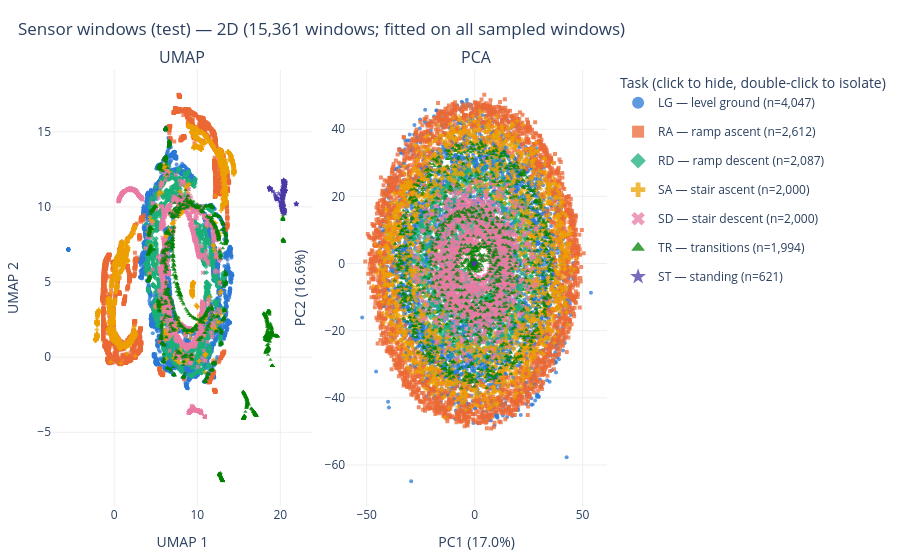
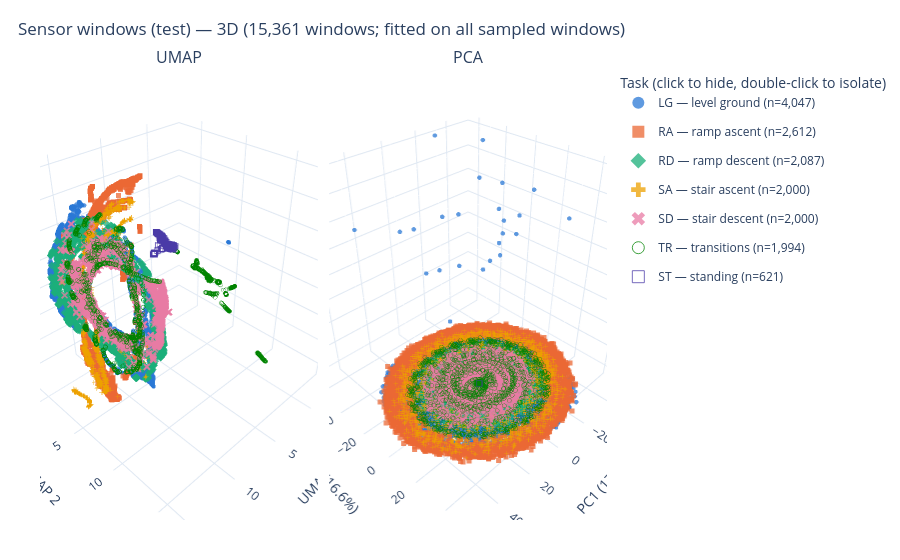

Notebook source saved alongside these figures, in order:
### Markdown cell above
## What is embedded

- Source: the mode-complete set `data/processed_all/AE_GAN` (all seven tasks in one split, the same
  windows the LOTO runs score). `SPLIT` defaults to the test participants; `train` and `val` also work
  but take longer to read.
- Each window is 16 channels × 200 samples, standardized with that set's scaler (fitted on LG/RA/RD
  training windows only, so scaling does not depend on which task is held out), then flattened to
  3,200 values.
- A stratified sample of at most `MAX_POINTS` windows is drawn; standing (621 test windows) and
  transitions keep every window. The sample is reduced to 50 principal components (the standard UMAP
  preprocessing) and UMAP is fitted on all sampled windows, since there is no reference/other split here.
  The PCA panel shows the first of those components, labelled with their share of the raw window variance.

$$x\in\mathbb R^{16\times 200}\;\xrightarrow{\text{standardize, flatten}}\;\mathbb R^{3200}
\;\xrightarrow{\text{PCA}}\;\mathbb R^{50}\;\xrightarrow{\text{UMAP}}\;\mathbb R^{2}\text{ or }\mathbb R^{3}.$$

**Three projections of the same rows.** `umap` is nonlinear and neighbourhood-preserving:
distances, cluster areas and gaps are not measurements. `pca` is linear, fitted on the same
reference rows, and its axis labels carry the explained variance. `latent` is two or three raw
latent coordinates with no transformation at all: the only view in which a distance is a true
latent distance, at the price of showing 2-3 of 32 dimensions (`LATENT_DIMS = None` picks the
highest-variance ones on the reference rows; give a tuple such as `(0, 8, 16)` to choose).

**Layout.** In 2-D and in 3-D the projections are side-by-side panels of one figure (the VAE's
view buttons switch all panels together). Every 3-D panel is a WebGL scene, browsers allow only
about 8-16 live WebGL contexts per page, and JupyterLab is one page for every open notebook: a
three-panel 3-D figure costs three. If a 3-D panel ever shows its legend but a blank scene, close
the other notebook tabs and reload the page. 2-D maps are SVG and never hit that cap.

**How to move around (Plotly):** scroll to zoom, drag to pan (2-D) or rotate (3-D; right-drag
pans), double-click to reset. Click a task in the legend to hide it in every panel; double-click
a task to isolate it. Hover shows the participant and trial. `VIEW_DIMS` selects `(2,)`, `(3,)`
or `(2, 3)`; `PROJECTIONS` selects which projections appear. With `SAVE_HTML = True` each figure
is also written as a standalone page under `notebooks/sci_rob/model_exploration/interactive/` (ignored
by git) for full-screen browsing.

Every task keeps **one fixed colour and marker symbol**, whatever role a protocol assigns it.
UMAP embeddings are cached under `.cache/`; delete that folder to recompute.

### Code cell
from _umap_exploration import sensor_windows, feature_views, task_counts, TASK_COLORS
SPLIT = 'test'               # 'train', 'val' or 'test' participants
VIEW_DIMS = (2, 3)           # (2,), (3,) or (2, 3)
PROJECTIONS = ('umap', 'pca')  # no latent space here: raw windows have 3,200 coordinates
MAX_POINTS = 12_000          # stratified sample of windows; small tasks keep every window
VIEW_SEED = 0
SAVE_HTML = True             # standalone copies under notebooks/sci_rob/model_exploration/interactive/
windows = sensor_windows(SPLIT, max_points=MAX_POINTS, seed=VIEW_SEED)
print(f"{len(windows['meta']):,} of the {SPLIT} windows sampled; 50 PCs keep "
      f"{windows['explained']:.1%} of the variance of the flattened windows.")
display(task_counts(windows['meta']))
all_task_views = feature_views(windows['features'], windows['meta'], np.arange(len(windows['meta'])),
                               dims=VIEW_DIMS, projections=PROJECTIONS, title=f'Sensor windows ({SPLIT})',
                               cache_key=f'sensor_{SPLIT}', seed=VIEW_SEED, max_points=None,
                               save_html=SAVE_HTML, fitted_on='all sampled windows',
                               pca_variance_scale=windows['explained'])

### Figure 1 — Plotly figure (JSON) as saved in the notebook; plotly's stock layout.template omitted (floating-point values rounded to 4 significant figures; data arrays with more than 128 entries replaced by an {"elided": "..."} marker saying what was removed)
{"data": [{"hovertemplate": "%{text}<extra>LG — level ground (n=4,047)</extra>", "legendgroup": "LG", "marker": {"color": "#2a78d6", "line": {"width": 0}, "opacity": 0.75, "size": 4, "symbol": "circle"}, "mode": "markers", "name": "LG — level ground (n=4,047)", "showlegend": true, "text": {"elided": "4047 str values"}, "type": "scatter", "visible": true, "x": {"elided": "4047 float values"}, "xaxis": "x", "y": {"elided": "4047 float values"}, "yaxis": "y"}, {"hovertemplate": "%{text}<extra>RA — ramp ascent (n=2,612)</extra>", "legendgroup": "RA", "marker": {"color": "#eb6834", "line": {"width": 0}, "opacity": 0.75, "size": 4, "symbol": "square"}, "mode": "markers", "name": "RA — ramp ascent (n=2,612)", "showlegend": true, "text": {"elided": "2612 str values"}, "type": "scatter", "visible": true, "x": {"elided": "2612 float values"}, "xaxis": "x", "y": {"elided": "2612 float values"}, "yaxis": "y"}, {"hovertemplate": "%{text}<extra>RD — ramp descent (n=2,087)</extra>", "legendgroup": "RD", "marker": {"color": "#1baf7a", "line": {"width": 0}, "opacity": 0.75, "size": 4, "symbol": "diamond"}, "mode": "markers", "name": "RD — ramp descent (n=2,087)", "showlegend": true, "text": {"elided": "2087 str values"}, "type": "scatter", "visible": true, "x": {"elided": "2087 float values"}, "xaxis": "x", "y": {"elided": "2087 float values"}, "yaxis": "y"}, {"hovertemplate": "%{text}<extra>SA — stair ascent (n=2,000)</extra>", "legendgroup": "SA", "marker": {"color": "#eda100", "line": {"width": 0}, "opacity": 0.75, "size": 4, "symbol": "cross"}, "mode": "markers", "name": "SA — stair ascent (n=2,000)", "showlegend": true, "text": {"elided": "2000 str values"}, "type": "scatter", "visible": true, "x": {"elided": "2000 float values"}, "xaxis": "x", "y": {"elided": "2000 float values"}, "yaxis": "y"}, {"hovertemplate": "%{text}<extra>SD — stair descent (n=2,000)</extra>", "legendgroup": "SD", "marker": {"color": "#e87ba4", "line": {"width": 0}, "opacity": 0.75, "size": 4, "symbol": "x"}, "mode": "markers", "name": "SD — stair descent (n=2,000)", "showlegend": true, "text": {"elided": "2000 str values"}, "type": "scatter", "visible": true, "x": {"elided": "2000 float values"}, "xaxis": "x", "y": {"elided": "2000 float values"}, "yaxis": "y"}, {"hovertemplate": "%{text}<extra>TR — transitions (n=1,994)</extra>", "legendgroup": "TR", "marker": {"color": "#008300", "line": {"width": 0}, "opacity": 0.75, "size": 4, "symbol": "triangle-up"}, "mode": "markers", "name": "TR — transitions (n=1,994)", "showlegend": true, "text": {"elided": "1994 str values"}, "type": "scatter", "visible": true, "x": {"elided": "1994 float values"}, "xaxis": "x", "y": {"elided": "1994 float values"}, "yaxis": "y"}, {"hovertemplate": "%{text}<extra>ST — standing (n=621)</extra>", "legendgroup": "ST", "marker": {"color": "#4a3aa7", "line": {"width": 0}, "opacity": 0.75, "size": 4, "symbol": "star"}, "mode": "markers", "name": "ST — standing (n=621)", "showlegend": true, "text": {"elided": "621 str values"}, "type": "scatter", "visible": true, "x": {"elided": "621 float values"}, "xaxis": "x", "y": {"elided": "621 float values"}, "yaxis": "y"}, {"hovertemplate": "%{text}<extra>LG — level ground (n=4,047)</extra>", "legendgroup": "LG", "marker": {"color": "#2a78d6", "line": {"width": 0}, "opacity": 0.75, "size": 4, "symbol": "circle"}, "mode": "markers", "name": "LG — level ground (n=4,047)", "showlegend": false, "text": {"elided": "4047 str values"}, "type": "scatter", "visible": true, "x": {"elided": "4047 float values"}, "xaxis": "x2", "y": {"elided": "4047 float values"}, "yaxis": "y2"}, {"hovertemplate": "%{text}<extra>RA — ramp ascent (n=2,612)</extra>", "legendgroup": "RA", "marker": {"color": "#eb6834", "line": {"width": 0}, "opacity": 0.75, "size": 4, "symbol": "square"}, "mode": "markers", "name": "RA — ramp ascent (n=2,612)", "showlegend": false, "text": {"elided": "2612 str values"}, "type": "scatter", "visible": true, "x": {"elided": "2612 float values"}, "xaxis": "x2", "y": {"elided": "2612 float values"}, "yaxis": "y2"}, {"hovertemplate": "%{text}<extra>RD — ramp descent (n=2,087)</extra>", "legendgroup": "RD", "marker": {"color": "#1baf7a", "line": {"width": 0}, "opacity": 0.75, "size": 4, "symbol": "diamond"}, "mode": "markers", "name": "RD — ramp descent (n=2,087)", "showlegend": false, "text": {"elided": "2087 str values"}, "type": "scatter", "visible": true, "x": {"elided": "2087 float values"}, "xaxis": "x2", "y": {"elided": "2087 float values"}, "yaxis": "y2"}, {"hovertemplate": "%{text}<extra>SA — stair ascent (n=2,000)</extra>", "legendgroup": "SA", "marker": {"color": "#eda100", "line": {"width": 0}, "opacity": 0.75, "size": 4, "symbol": "cross"}, "mode": "markers", "name": "SA — stair ascent (n=2,000)", "showlegend": false, "text": {"elided": "2000 str values"}, "type": "scatter", "visible": true, "x": {"elided": "2000 float values"}, "xaxis": "x2", "y": {"elided": "2000 float values"}, "yaxis": "y2"}, {"hovertemplate": "%{text}<extra>SD — stair descent (n=2,000)</extra>", "legendgroup": "SD", "marker": {"color": "#e87ba4", "line": {"width": 0}, "opacity": 0.75, "size": 4, "symbol": "x"}, "mode": "markers", "name": "SD — stair descent (n=2,000)", "showlegend": false, "text": {"elided": "2000 str values"}, "type": "scatter", "visible": true, "x": {"elided": "2000 float values"}, "xaxis": "x2", "y": {"elided": "2000 float values"}, "yaxis": "y2"}, {"hovertemplate": "%{text}<extra>TR — transitions (n=1,994)</extra>", "legendgroup": "TR", "marker": {"color": "#008300", "line": {"width": 0}, "opacity": 0.75, "size": 4, "symbol": "triangle-up"}, "mode": "markers", "name": "TR — transitions (n=1,994)", "showlegend": false, "text": {"elided": "1994 str values"}, "type": "scatter", "visible": true, "x": {"elided": "1994 float values"}, "xaxis": "x2", "y": {"elided": "1994 float values"}, "yaxis": "y2"}, {"hovertemplate": "%{text}<extra>ST — standing (n=621)</extra>", "legendgroup": "ST", "marker": {"color": "#4a3aa7", "line": {"width": 0}, "opacity": 0.75, "size": 4, "symbol": "star"}, "mode": "markers", "name": "ST — standing (n=621)", "showlegend": false, "text": {"elided": "621 str values"}, "type": "scatter", "visible": true, "x": {"elided": "621 float values"}, "xaxis": "x2", "y": {"elided": "621 float values"}, "yaxis": "y2"}], "layout": {"annotations": [{"font": {"size": 16}, "showarrow": false, "text": "UMAP", "x": 0.235, "xanchor": "center", "xref": "paper", "y": 1, "yanchor": "bottom", "yref": "paper"}, {"font": {"size": 16}, "showarrow": false, "text": "PCA", "x": 0.765, "xanchor": "center", "xref": "paper", "y": 1, "yanchor": "bottom", "yref": "paper"}], "dragmode": "pan", "height": 560, "hovermode": "closest", "legend": {"itemsizing": "constant", "title": {"text": "Task (click to hide, double-click to isolate)"}}, "margin": {"b": 40, "l": 40, "r": 20, "t": 70}, "showlegend": true, "title": {"text": "Sensor windows (test) — 2D (15,361 windows; fitted on all sampled windows)", "x": 0.02}, "xaxis": {"anchor": "y", "domain": [0, 0.47], "gridcolor": "#eeeeee", "title": {"text": "UMAP 1"}, "zeroline": false}, "xaxis2": {"anchor": "y2", "domain": [0.53, 1], "gridcolor": "#eeeeee", "title": {"text": "PC1 (17.0%)"}, "zeroline": false}, "yaxis": {"anchor": "x", "domain": [0, 1], "gridcolor": "#eeeeee", "title": {"text": "UMAP 2"}, "zeroline": false}, "yaxis2": {"anchor": "x2", "domain": [0, 1], "gridcolor": "#eeeeee", "title": {"text": "PC2 (16.6%)"}, "zeroline": false}}}

### Figure 2 — Plotly figure (JSON) as saved in the notebook; plotly's stock layout.template omitted (floating-point values rounded to 4 significant figures; data arrays with more than 128 entries replaced by an {"elided": "..."} marker saying what was removed)
{"data": [{"hovertemplate": "%{text}<extra>LG — level ground (n=4,047)</extra>", "legendgroup": "LG", "marker": {"color": "#2a78d6", "opacity": 0.75, "size": 2.6, "symbol": "circle"}, "mode": "markers", "name": "LG — level ground (n=4,047)", "scene": "scene", "showlegend": true, "text": {"elided": "4047 str values"}, "type": "scatter3d", "visible": true, "x": {"elided": "4047 float values"}, "y": {"elided": "4047 float values"}, "z": {"elided": "4047 float values"}}, {"hovertemplate": "%{text}<extra>RA — ramp ascent (n=2,612)</extra>", "legendgroup": "RA", "marker": {"color": "#eb6834", "opacity": 0.75, "size": 2.6, "symbol": "square"}, "mode": "markers", "name": "RA — ramp ascent (n=2,612)", "scene": "scene", "showlegend": true, "text": {"elided": "2612 str values"}, "type": "scatter3d", "visible": true, "x": {"elided": "2612 float values"}, "y": {"elided": "2612 float values"}, "z": {"elided": "2612 float values"}}, {"hovertemplate": "%{text}<extra>RD — ramp descent (n=2,087)</extra>", "legendgroup": "RD", "marker": {"color": "#1baf7a", "opacity": 0.75, "size": 2.6, "symbol": "diamond"}, "mode": "markers", "name": "RD — ramp descent (n=2,087)", "scene": "scene", "showlegend": true, "text": {"elided": "2087 str values"}, "type": "scatter3d", "visible": true, "x": {"elided": "2087 float values"}, "y": {"elided": "2087 float values"}, "z": {"elided": "2087 float values"}}, {"hovertemplate": "%{text}<extra>SA — stair ascent (n=2,000)</extra>", "legendgroup": "SA", "marker": {"color": "#eda100", "opacity": 0.75, "size": 2.6, "symbol": "cross"}, "mode": "markers", "name": "SA — stair ascent (n=2,000)", "scene": "scene", "showlegend": true, "text": {"elided": "2000 str values"}, "type": "scatter3d", "visible": true, "x": {"elided": "2000 float values"}, "y": {"elided": "2000 float values"}, "z": {"elided": "2000 float values"}}, {"hovertemplate": "%{text}<extra>SD — stair descent (n=2,000)</extra>", "legendgroup": "SD", "marker": {"color": "#e87ba4", "opacity": 0.75, "size": 2.6, "symbol": "x"}, "mode": "markers", "name": "SD — stair descent (n=2,000)", "scene": "scene", "showlegend": true, "text": {"elided": "2000 str values"}, "type": "scatter3d", "visible": true, "x": {"elided": "2000 float values"}, "y": {"elided": "2000 float values"}, "z": {"elided": "2000 float values"}}, {"hovertemplate": "%{text}<extra>TR — transitions (n=1,994)</extra>", "legendgroup": "TR", "marker": {"color": "#008300", "opacity": 0.75, "size": 2.6, "symbol": "circle-open"}, "mode": "markers", "name": "TR — transitions (n=1,994)", "scene": "scene", "showlegend": true, "text": {"elided": "1994 str values"}, "type": "scatter3d", "visible": true, "x": {"elided": "1994 float values"}, "y": {"elided": "1994 float values"}, "z": {"elided": "1994 float values"}}, {"hovertemplate": "%{text}<extra>ST — standing (n=621)</extra>", "legendgroup": "ST", "marker": {"color": "#4a3aa7", "opacity": 0.75, "size": 2.6, "symbol": "square-open"}, "mode": "markers", "name": "ST — standing (n=621)", "scene": "scene", "showlegend": true, "text": {"elided": "621 str values"}, "type": "scatter3d", "visible": true, "x": {"elided": "621 float values"}, "y": {"elided": "621 float values"}, "z": {"elided": "621 float values"}}, {"hovertemplate": "%{text}<extra>LG — level ground (n=4,047)</extra>", "legendgroup": "LG", "marker": {"color": "#2a78d6", "opacity": 0.75, "size": 2.6, "symbol": "circle"}, "mode": "markers", "name": "LG — level ground (n=4,047)", "scene": "scene2", "showlegend": false, "text": {"elided": "4047 str values"}, "type": "scatter3d", "visible": true, "x": {"elided": "4047 float values"}, "y": {"elided": "4047 float values"}, "z": {"elided": "4047 float values"}}, {"hovertemplate": "%{text}<extra>RA — ramp ascent (n=2,612)</extra>", "legendgroup": "RA", "marker": {"color": "#eb6834", "opacity": 0.75, "size": 2.6, "symbol": "square"}, "mode": "markers", "name": "RA — ramp ascent (n=2,612)", "scene": "scene2", "showlegend": false, "text": {"elided": "2612 str values"}, "type": "scatter3d", "visible": true, "x": {"elided": "2612 float values"}, "y": {"elided": "2612 float values"}, "z": {"elided": "2612 float values"}}, {"hovertemplate": "%{text}<extra>RD — ramp descent (n=2,087)</extra>", "legendgroup": "RD", "marker": {"color": "#1baf7a", "opacity": 0.75, "size": 2.6, "symbol": "diamond"}, "mode": "markers", "name": "RD — ramp descent (n=2,087)", "scene": "scene2", "showlegend": false, "text": {"elided": "2087 str values"}, "type": "scatter3d", "visible": true, "x": {"elided": "2087 float values"}, "y": {"elided": "2087 float values"}, "z": {"elided": "2087 float values"}}, {"hovertemplate": "%{text}<extra>SA — stair ascent (n=2,000)</extra>", "legendgroup": "SA", "marker": {"color": "#eda100", "opacity": 0.75, "size": 2.6, "symbol": "cross"}, "mode": "markers", "name": "SA — stair ascent (n=2,000)", "scene": "scene2", "showlegend": false, "text": {"elided": "2000 str values"}, "type": "scatter3d", "visible": true, "x": {"elided": "2000 float values"}, "y": {"elided": "2000 float values"}, "z": {"elided": "2000 float values"}}, {"hovertemplate": "%{text}<extra>SD — stair descent (n=2,000)</extra>", "legendgroup": "SD", "marker": {"color": "#e87ba4", "opacity": 0.75, "size": 2.6, "symbol": "x"}, "mode": "markers", "name": "SD — stair descent (n=2,000)", "scene": "scene2", "showlegend": false, "text": {"elided": "2000 str values"}, "type": "scatter3d", "visible": true, "x": {"elided": "2000 float values"}, "y": {"elided": "2000 float values"}, "z": {"elided": "2000 float values"}}, {"hovertemplate": "%{text}<extra>TR — transitions (n=1,994)</extra>", "legendgroup": "TR", "marker": {"color": "#008300", "opacity": 0.75, "size": 2.6, "symbol": "circle-open"}, "mode": "markers", "name": "TR — transitions (n=1,994)", "scene": "scene2", "showlegend": false, "text": {"elided": "1994 str values"}, "type": "scatter3d", "visible": true, "x": {"elided": "1994 float values"}, "y": {"elided": "1994 float values"}, "z": {"elided": "1994 float values"}}, {"hovertemplate": "%{text}<extra>ST — standing (n=621)</extra>", "legendgroup": "ST", "marker": {"color": "#4a3aa7", "opacity": 0.75, "size": 2.6, "symbol": "square-open"}, "mode": "markers", "name": "ST — standing (n=621)", "scene": "scene2", "showlegend": false, "text": {"elided": "621 str values"}, "type": "scatter3d", "visible": true, "x": {"elided": "621 float values"}, "y": {"elided": "621 float values"}, "z": {"elided": "621 float values"}}], "layout": {"annotations": [{"font": {"size": 16}, "showarrow": false, "text": "UMAP", "x": 0.245, "xanchor": "center", "xref": "paper", "y": 1, "yanchor": "bottom", "yref": "paper"}, {"font": {"size": 16}, "showarrow": false, "text": "PCA", "x": 0.755, "xanchor": "center", "xref": "paper", "y": 1, "yanchor": "bottom", "yref": "paper"}], "height": 560, "hovermode": "closest", "legend": {"itemsizing": "constant", "title": {"text": "Task (click to hide, double-click to isolate)"}}, "margin": {"b": 40, "l": 40, "r": 20, "t": 70}, "scene": {"aspectmode": "cube", "domain": {"x": [0, 0.49], "y": [0, 1]}, "dragmode": "turntable", "xaxis": {"title": {"text": "UMAP 1"}}, "yaxis": {"title": {"text": "UMAP 2"}}, "zaxis": {"title": {"text": "UMAP 3"}}}, "scene2": {"aspectmode": "cube", "domain": {"x": [0.51, 1], "y": [0, 1]}, "dragmode": "turntable", "xaxis": {"title": {"text": "PC1 (17.0%)"}}, "yaxis": {"title": {"text": "PC2 (16.6%)"}}, "zaxis": {"title": {"text": "PC3 (6.0%)"}}}, "showlegend": true, "title": {"text": "Sensor windows (test) — 3D (15,361 windows; fitted on all sampled windows)", "x": 0.02}}}
